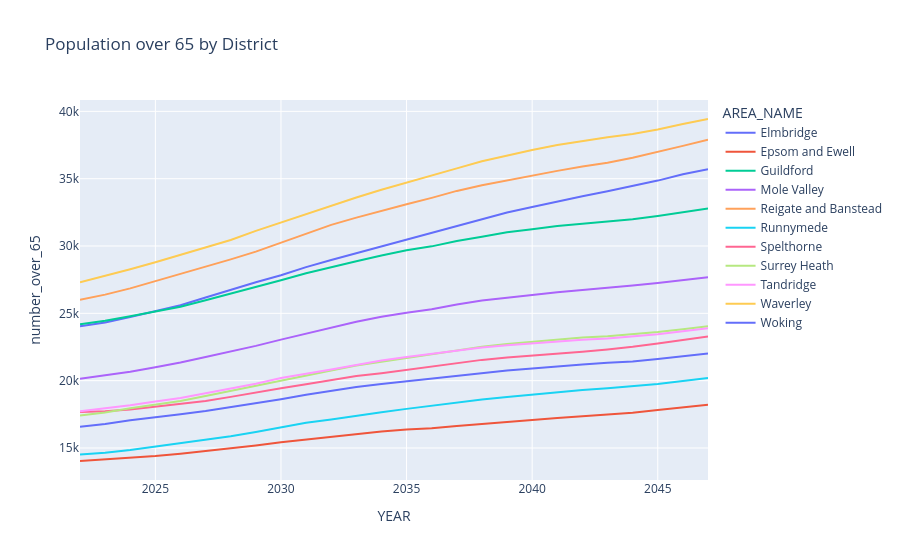

Notebook source saved alongside this figure:
### Code cell
import plotly.express as px

px.line(
    data_frame=over_65,
    y="number_over_65",
    x="YEAR",
    color="AREA_NAME",
    title="Population over 65 by District"
)

### Figure 1 — Plotly figure (JSON) as saved in the notebook; plotly's stock layout.template omitted (floating-point values rounded to 4 significant figures)
{"data": [{"hovertemplate": "AREA_NAME=Elmbridge<br>YEAR=%{x}<br>number_over_65=%{y}<extra></extra>", "legendgroup": "Elmbridge", "line": {"color": "#636efa", "dash": "solid"}, "marker": {"symbol": "circle"}, "mode": "lines", "name": "Elmbridge", "orientation": "v", "showlegend": true, "type": "scatter", "x": [2022, 2023, 2024, 2025, 2026, 2027, 2028, 2029, 2030, 2031, 2032, 2033, 2034, 2035, 2036, 2037, 2038, 2039, 2040, 2041, 2042, 2043, 2044, 2045, 2046, 2047], "xaxis": "x", "y": [24030.0, 24320.0, 24720.0, 25140.0, 25610.0, 26180.0, 26760.0, 27310.0, 27820.0, 28430.0, 28960.0, 29460.0, 30010.0, 30490.0, 31000.0, 31510.0, 31970.0, 32480.0, 32890.0, 33320.0, 33700.0, 34070.0, 34440.0, 34860.0, 35320.0, 35700.0], "yaxis": "y"}, {"hovertemplate": "AREA_NAME=Epsom and Ewell<br>YEAR=%{x}<br>number_over_65=%{y}<extra></extra>", "legendgroup": "Epsom and Ewell", "line": {"color": "#EF553B", "dash": "solid"}, "marker": {"symbol": "circle"}, "mode": "lines", "name": "Epsom and Ewell", "orientation": "v", "showlegend": true, "type": "scatter", "x": [2022, 2023, 2024, 2025, 2026, 2027, 2028, 2029, 2030, 2031, 2032, 2033, 2034, 2035, 2036, 2037, 2038, 2039, 2040, 2041, 2042, 2043, 2044, 2045, 2046, 2047], "xaxis": "x", "y": [14030.0, 14150.0, 14270.0, 14400.0, 14570.0, 14780.0, 14940.0, 15180.0, 15430.0, 15630.0, 15830.0, 16040.0, 16220.0, 16370.0, 16470.0, 16640.0, 16800.0, 16950.0, 17070.0, 17220.0, 17370.0, 17480.0, 17620.0, 17830.0, 18020.0, 18200.0], "yaxis": "y"}, {"hovertemplate": "AREA_NAME=Guildford<br>YEAR=%{x}<br>number_over_65=%{y}<extra></extra>", "legendgroup": "Guildford", "line": {"color": "#00cc96", "dash": "solid"}, "marker": {"symbol": "circle"}, "mode": "lines", "name": "Guildford", "orientation": "v", "showlegend": true, "type": "scatter", "x": [2022, 2023, 2024, 2025, 2026, 2027, 2028, 2029, 2030, 2031, 2032, 2033, 2034, 2035, 2036, 2037, 2038, 2039, 2040, 2041, 2042, 2043, 2044, 2045, 2046, 2047], "xaxis": "x", "y": [24180.0, 24440.0, 24790.0, 25130.0, 25490.0, 25970.0, 26460.0, 26920.0, 27450.0, 27970.0, 28440.0, 28870.0, 29300.0, 29680.0, 29970.0, 30360.0, 30690.0, 31010.0, 31250.0, 31490.0, 31650.0, 31810.0, 31990.0, 32230.0, 32520.0, 32780.0], "yaxis": "y"}, {"hovertemplate": "AREA_NAME=Mole Valley<br>YEAR=%{x}<br>number_over_65=%{y}<extra></extra>", "legendgroup": "Mole Valley", "line": {"color": "#ab63fa", "dash": "solid"}, "marker": {"symbol": "circle"}, "mode": "lines", "name": "Mole Valley", "orientation": "v", "showlegend": true, "type": "scatter", "x": [2022, 2023, 2024, 2025, 2026, 2027, 2028, 2029, 2030, 2031, 2032, 2033, 2034, 2035, 2036, 2037, 2038, 2039, 2040, 2041, 2042, 2043, 2044, 2045, 2046, 2047], "xaxis": "x", "y": [20140.0, 20410.0, 20660.0, 21000.0, 21340.0, 21760.0, 22160.0, 22580.0, 23050.0, 23490.0, 23950.0, 24380.0, 24740.0, 25050.0, 25300.0, 25660.0, 25960.0, 26170.0, 26360.0, 26570.0, 26730.0, 26880.0, 27070.0, 27250.0, 27480.0, 27680.0], "yaxis": "y"}, {"hovertemplate": "AREA_NAME=Reigate and Banstead<br>YEAR=%{x}<br>number_over_65=%{y}<extra></extra>", "legendgroup": "Reigate and Banstead", "line": {"color": "#FFA15A", "dash": "solid"}, "marker": {"symbol": "circle"}, "mode": "lines", "name": "Reigate and Banstead", "orientation": "v", "showlegend": true, "type": "scatter", "x": [2022, 2023, 2024, 2025, 2026, 2027, 2028, 2029, 2030, 2031, 2032, 2033, 2034, 2035, 2036, 2037, 2038, 2039, 2040, 2041, 2042, 2043, 2044, 2045, 2046, 2047], "xaxis": "x", "y": [26010.0, 26390.0, 26850.0, 27390.0, 27900.0, 28420.0, 29010.0, 29580.0, 30250.0, 30890.0, 31570.0, 32110.0, 32630.0, 33100.0, 33580.0, 34090.0, 34520.0, 34880.0, 35240.0, 35580.0, 35900.0, 36180.0, 36550.0, 36970.0, 37440.0, 37890.0], "yaxis": "y"}, {"hovertemplate": "AREA_NAME=Runnymede<br>YEAR=%{x}<br>number_over_65=%{y}<extra></extra>", "legendgroup": "Runnymede", "line": {"color": "#19d3f3", "dash": "solid"}, "marker": {"symbol": "circle"}, "mode": "lines", "name": "Runnymede", "orientation": "v", "showlegend": true, "type": "scatter", "x": [2022, 2023, 2024, 2025, 2026, 2027, 2028, 2029, 2030, 2031, 2032, 2033, 2034, 2035, 2036, 2037, 2038, 2039, 2040, 2041, 2042, 2043, 2044, 2045, 2046, 2047], "xaxis": "x", "y": [14510.0, 14650.0, 14850.0, 15100.0, 15340.0, 15580.0, 15870.0, 16180.0, 16550.0, 16870.0, 17120.0, 17400.0, 17650.0, 17900.0, 18140.0, 18360.0, 18590.0, 18780.0, 18960.0, 19150.0, 19310.0, 19440.0, 19580.0, 19760.0, 19980.0, 20190.0], "yaxis": "y"}, {"hovertemplate": "AREA_NAME=Spelthorne<br>YEAR=%{x}<br>number_over_65=%{y}<extra></extra>", "legendgroup": "Spelthorne", "line": {"color": "#FF6692", "dash": "solid"}, "marker": {"symbol": "circle"}, "mode": "lines", "name": "Spelthorne", "orientation": "v", "showlegend": true, "type": "scatter", "x": [2022, 2023, 2024, 2025, 2026, 2027, 2028, 2029, 2030, 2031, 2032, 2033, 2034, 2035, 2036, 2037, 2038, 2039, 2040, 2041, 2042, 2043, 2044, 2045, 2046, 2047], "xaxis": "x", "y": [17670.0, 17730.0, 17860.0, 18070.0, 18230.0, 18480.0, 18790.0, 19140.0, 19440.0, 19730.0, 20060.0, 20340.0, 20560.0, 20810.0, 21050.0, 21320.0, 21540.0, 21720.0, 21850.0, 22000.0, 22150.0, 22320.0, 22510.0, 22760.0, 23020.0, 23280.0], "yaxis": "y"}, {"hovertemplate": "AREA_NAME=Surrey Heath<br>YEAR=%{x}<br>number_over_65=%{y}<extra></extra>", "legendgroup": "Surrey Heath", "line": {"color": "#B6E880", "dash": "solid"}, "marker": {"symbol": "circle"}, "mode": "lines", "name": "Surrey Heath", "orientation": "v", "showlegend": true, "type": "scatter", "x": [2022, 2023, 2024, 2025, 2026, 2027, 2028, 2029, 2030, 2031, 2032, 2033, 2034, 2035, 2036, 2037, 2038, 2039, 2040, 2041, 2042, 2043, 2044, 2045, 2046, 2047], "xaxis": "x", "y": [17420.0, 17640.0, 17950.0, 18220.0, 18480.0, 18850.0, 19240.0, 19620.0, 20020.0, 20390.0, 20760.0, 21120.0, 21400.0, 21690.0, 21980.0, 22270.0, 22510.0, 22720.0, 22880.0, 23060.0, 23200.0, 23300.0, 23430.0, 23610.0, 23820.0, 24050.0], "yaxis": "y"}, {"hovertemplate": "AREA_NAME=Tandridge<br>YEAR=%{x}<br>number_over_65=%{y}<extra></extra>", "legendgroup": "Tandridge", "line": {"color": "#FF97FF", "dash": "solid"}, "marker": {"symbol": "circle"}, "mode": "lines", "name": "Tandridge", "orientation": "v", "showlegend": true, "type": "scatter", "x": [2022, 2023, 2024, 2025, 2026, 2027, 2028, 2029, 2030, 2031, 2032, 2033, 2034, 2035, 2036, 2037, 2038, 2039, 2040, 2041, 2042, 2043, 2044, 2045, 2046, 2047], "xaxis": "x", "y": [17730.0, 17930.0, 18170.0, 18450.0, 18720.0, 19060.0, 19430.0, 19780.0, 20200.0, 20480.0, 20820.0, 21170.0, 21490.0, 21750.0, 21990.0, 22250.0, 22460.0, 22630.0, 22770.0, 22940.0, 23040.0, 23130.0, 23270.0, 23450.0, 23680.0, 23900.0], "yaxis": "y"}, {"hovertemplate": "AREA_NAME=Waverley<br>YEAR=%{x}<br>number_over_65=%{y}<extra></extra>", "legendgroup": "Waverley", "line": {"color": "#FECB52", "dash": "solid"}, "marker": {"symbol": "circle"}, "mode": "lines", "name": "Waverley", "orientation": "v", "showlegend": true, "type": "scatter", "x": [2022, 2023, 2024, 2025, 2026, 2027, 2028, 2029, 2030, 2031, 2032, 2033, 2034, 2035, 2036, 2037, 2038, 2039, 2040, 2041, 2042, 2043, 2044, 2045, 2046, 2047], "xaxis": "x", "y": [27310.0, 27760.0, 28270.0, 28790.0, 29320.0, 29890.0, 30440.0, 31130.0, 31740.0, 32410.0, 33010.0, 33610.0, 34180.0, 34700.0, 35200.0, 35770.0, 36300.0, 36730.0, 37120.0, 37500.0, 37790.0, 38080.0, 38320.0, 38660.0, 39060.0, 39430.0], "yaxis": "y"}, {"hovertemplate": "AREA_NAME=Woking<br>YEAR=%{x}<br>number_over_65=%{y}<extra></extra>", "legendgroup": "Woking", "line": {"color": "#636efa", "dash": "solid"}, "marker": {"symbol": "circle"}, "mode": "lines", "name": "Woking", "orientation": "v", "showlegend": true, "type": "scatter", "x": [2022, 2023, 2024, 2025, 2026, 2027, 2028, 2029, 2030, 2031, 2032, 2033, 2034, 2035, 2036, 2037, 2038, 2039, 2040, 2041, 2042, 2043, 2044, 2045, 2046, 2047], "xaxis": "x", "y": [16580.0, 16790.0, 17050.0, 17250.0, 17500.0, 17740.0, 18030.0, 18330.0, 18620.0, 18960.0, 19260.0, 19530.0, 19750.0, 19950.0, 20160.0, 20380.0, 20570.0, 20750.0, 20900.0, 21080.0, 21210.0, 21320.0, 21420.0, 21610.0, 21840.0, 22020.0], "yaxis": "y"}], "layout": {"legend": {"title": {"text": "AREA_NAME"}, "tracegroupgap": 0}, "title": {"text": "Population over 65 by District"}, "xaxis": {"anchor": "y", "domain": [0, 1], "title": {"text": "YEAR"}}, "yaxis": {"anchor": "x", "domain": [0, 1], "title": {"text": "number_over_65"}}}}
